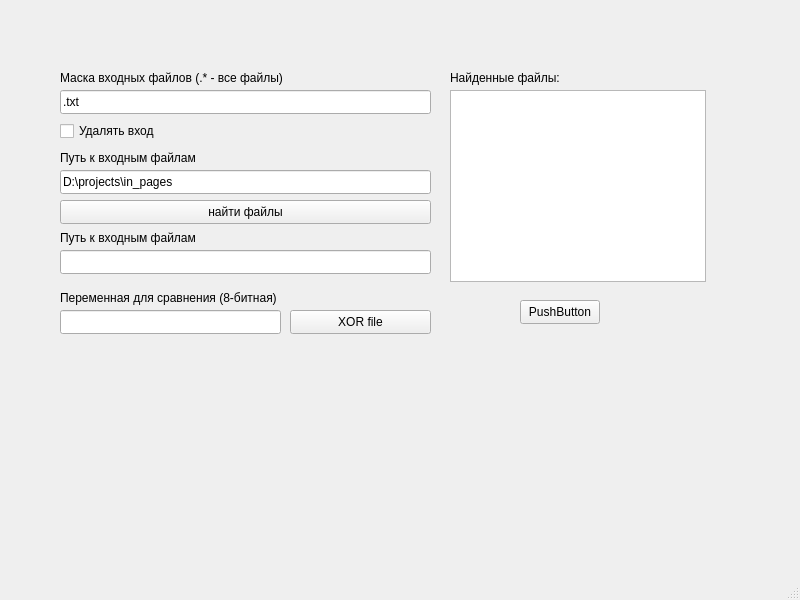
<?xml version="1.0" encoding="UTF-8"?>
<ui version="4.0">
 <class>MainWindow</class>
 <widget class="QMainWindow" name="MainWindow">
  <property name="geometry">
   <rect>
    <x>0</x>
    <y>0</y>
    <width>800</width>
    <height>600</height>
   </rect>
  </property>
  <property name="windowTitle">
   <string>MainWindow</string>
  </property>
  <widget class="QWidget" name="centralwidget">
   <widget class="QLineEdit" name="lineEdit">
    <property name="geometry">
     <rect>
      <x>60</x>
      <y>90</y>
      <width>371</width>
      <height>24</height>
     </rect>
    </property>
    <property name="text">
     <string>.txt</string>
    </property>
   </widget>
   <widget class="QLabel" name="label">
    <property name="geometry">
     <rect>
      <x>60</x>
      <y>70</y>
      <width>321</width>
      <height>16</height>
     </rect>
    </property>
    <property name="text">
     <string>Маска входных файлов (.* - все файлы)</string>
    </property>
   </widget>
   <widget class="QCheckBox" name="checkBox">
    <property name="geometry">
     <rect>
      <x>60</x>
      <y>120</y>
      <width>101</width>
      <height>22</height>
     </rect>
    </property>
    <property name="text">
     <string>Удалять вход</string>
    </property>
   </widget>
   <widget class="QLineEdit" name="lineEdit_2">
    <property name="geometry">
     <rect>
      <x>60</x>
      <y>170</y>
      <width>371</width>
      <height>24</height>
     </rect>
    </property>
    <property name="text">
     <string>D:\projects\in_pages</string>
    </property>
   </widget>
   <widget class="QLabel" name="label_2">
    <property name="geometry">
     <rect>
      <x>60</x>
      <y>150</y>
      <width>141</width>
      <height>16</height>
     </rect>
    </property>
    <property name="text">
     <string>Путь к входным файлам</string>
    </property>
   </widget>
   <widget class="QTextBrowser" name="textBrowser">
    <property name="geometry">
     <rect>
      <x>450</x>
      <y>90</y>
      <width>256</width>
      <height>192</height>
     </rect>
    </property>
   </widget>
   <widget class="QPushButton" name="pushButton">
    <property name="geometry">
     <rect>
      <x>60</x>
      <y>200</y>
      <width>371</width>
      <height>24</height>
     </rect>
    </property>
    <property name="text">
     <string>найти файлы</string>
    </property>
   </widget>
   <widget class="QLabel" name="label_3">
    <property name="geometry">
     <rect>
      <x>450</x>
      <y>70</y>
      <width>141</width>
      <height>16</height>
     </rect>
    </property>
    <property name="text">
     <string>Найденные файлы:</string>
    </property>
   </widget>
   <widget class="QLineEdit" name="lineEdit_3">
    <property name="geometry">
     <rect>
      <x>60</x>
      <y>250</y>
      <width>371</width>
      <height>24</height>
     </rect>
    </property>
    <property name="text">
     <string/>
    </property>
   </widget>
   <widget class="QLabel" name="label_4">
    <property name="geometry">
     <rect>
      <x>60</x>
      <y>230</y>
      <width>161</width>
      <height>16</height>
     </rect>
    </property>
    <property name="text">
     <string>Путь к входным файлам</string>
    </property>
   </widget>
   <widget class="QPushButton" name="pushButton_2">
    <property name="geometry">
     <rect>
      <x>290</x>
      <y>310</y>
      <width>141</width>
      <height>24</height>
     </rect>
    </property>
    <property name="text">
     <string>XOR file</string>
    </property>
   </widget>
   <widget class="QLineEdit" name="lineEdit_4">
    <property name="geometry">
     <rect>
      <x>60</x>
      <y>310</y>
      <width>221</width>
      <height>24</height>
     </rect>
    </property>
   </widget>
   <widget class="QLabel" name="label_5">
    <property name="geometry">
     <rect>
      <x>60</x>
      <y>290</y>
      <width>221</width>
      <height>16</height>
     </rect>
    </property>
    <property name="text">
     <string>Переменная для сравнения (8-битная)</string>
    </property>
   </widget>
   <widget class="QPushButton" name="pushButton_3">
    <property name="geometry">
     <rect>
      <x>520</x>
      <y>300</y>
      <width>80</width>
      <height>24</height>
     </rect>
    </property>
    <property name="text">
     <string>PushButton</string>
    </property>
   </widget>
  </widget>
  <widget class="QMenuBar" name="menubar">
   <property name="geometry">
    <rect>
     <x>0</x>
     <y>0</y>
     <width>800</width>
     <height>21</height>
    </rect>
   </property>
  </widget>
  <widget class="QStatusBar" name="statusbar"/>
 </widget>
 <resources/>
 <connections/>
</ui>
